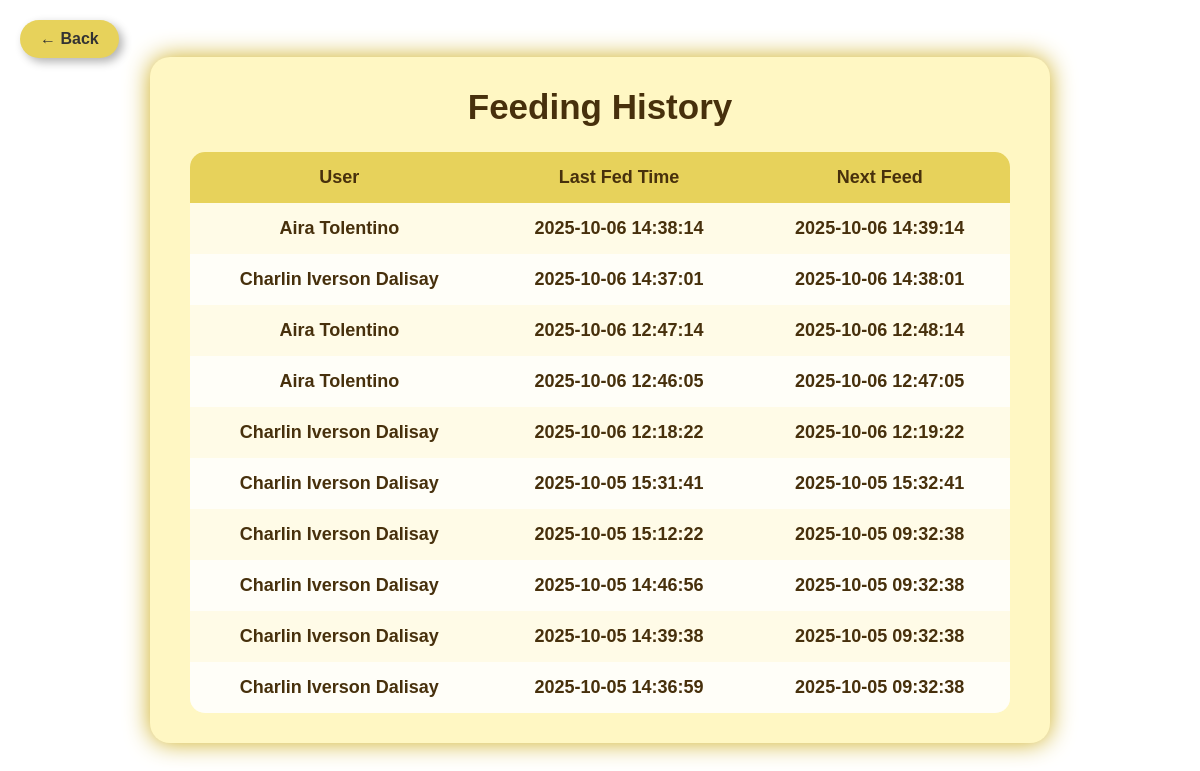
/admin/admin-feedsched.php (signed in), run on the app's committed database.
### tables this page shows
CREATE TABLE `bee_feeding_schedule` (
  `id` int(11) NOT NULL,
  `user_id` int(11) NOT NULL,
  `next_feed` datetime NOT NULL,
  `interval_minutes` int(11) NOT NULL,
  `last_fed` datetime DEFAULT NULL,
  `created_at` timestamp NOT NULL DEFAULT current_timestamp(),
  `fed_by_user_id` int(10) UNSIGNED DEFAULT NULL,
  `fed_at` datetime DEFAULT NULL
);

CREATE TABLE `users` (
  `user_id` int(10) UNSIGNED NOT NULL,
  `firstname` varchar(50) NOT NULL,
  `lastname` varchar(50) NOT NULL,
  `username` varchar(50) NOT NULL,
  `email` varchar(100) NOT NULL,
  `password_hash` varchar(255) NOT NULL,
  `birthday` date NOT NULL,
  `address` varchar(255) DEFAULT NULL,
  `contact_number` varchar(20) DEFAULT NULL,
  `created_by_admin_id` int(10) UNSIGNED DEFAULT NULL,
  `created_at` timestamp NOT NULL DEFAULT current_timestamp(),
  `status` enum('active','inactive') DEFAULT 'active',
  `reset_token` varchar(255) DEFAULT NULL,
  `reset_expires` datetime DEFAULT NULL
);

### admin/admin-feedsched.php (the view, shortened to what this page needs)
<?php
require_once "../config.php";
$sql = "SELECT u.firstname, u.lastname, f.next_feed, f.fed_at
        FROM bee_feeding_schedule f
        JOIN users u ON f.fed_by_user_id = u.user_id
        ORDER BY f.fed_at DESC LIMIT 10";
$res = mysqli_query($link, $sql);
?>
<!DOCTYPE html>
<html lang="en">
<head>
</head>
<body>
<a href="admin-dashboard.php" class="back-btn">← Back</a>
<div class="container">
  <h2>Feeding History</h2>
  <table class="table">
    <thead>
      <tr>
        <th>User</th>
        <th>Last Fed Time</th>
        <th>Next Feed</th>
      </tr>
    </thead>
    <tbody>
      <?php if ($res && mysqli_num_rows($res) > 0): ?>
        <?php while($row = mysqli_fetch_assoc($res)): ?>
          <tr>
            <td><?= htmlspecialchars($row['firstname'] . ' ' . $row['lastname']) ?></td>
            <td><?= htmlspecialchars($row['fed_at'] ?: '—') ?></td>
            <td><?= htmlspecialchars($row['next_feed'] ?: '—') ?></td>
          </tr>
        <?php endwhile; ?>
      <?php else: ?>
        <tr>
          <td colspan="3" style="color:#888; font-weight:bold;">No feeding records found</td>
        </tr>
      <?php endif; ?>
    </tbody>
  </table>
</div>
</body>
</html>

### admin/admin-feedsched.php (style rules this page uses)
* { box-sizing: border-box; margin: 0; padding: 0; font-family: Raleway, sans-serif; }
body { min-height: 100vh; display: flex; align-items: center; justify-content: center; position: relative; flex-direction: column; padding: 40px 0; }
body::before { content: ""; position: absolute; top: 0; left: 0; right: 0; bottom: 0; background-image: url("https://beeswiki.com/wp-content/uploads/2023/03/Are-there-stingless-bees-1024x683.png"); background-size: cover; background-position: center; filter: brightness(25%); z-index: -1; }
.container { width: 85%; max-width: 900px; background: #fff7c3ff; border-radius: 20px; box-shadow: 0px 0px 24px #ceae1fff; padding: 30px 40px; animation: fadeIn 1s ease-in-out; }
h2 { text-align: center; color: #47300cff; font-size: 35px; margin-bottom: 25px; }
.table { width: 100%; border-collapse: collapse; background: rgba(255, 255, 255, 0.6); border-radius: 15px; overflow: hidden; }
.table th, .table td { padding: 15px 18px; text-align: center; font-size: 18px; }
.table thead { background-color: #e7d25bff; color: #47300cff; }
.table tbody tr:nth-child(even) { background: rgba(255, 255, 255, 0.7); }
.table td { color: #47300cff; font-weight: 600; }
.back-btn { position: absolute; top: 20px; left: 20px; padding: 10px 20px; font-size: 1rem; font-weight: bold; color: #333; background: #e7d25bff; border-radius: 20px; text-decoration: none; box-shadow: 4px 4px 10px rgba(0,0,0,0.3); transition: background 0.3s ease, transform 0.2s ease; z-index: 1000; }

### data on the page
bee_feeding_schedule: fed_by_user.lastname "Aira Tolentino", fed_at "2025-10-06 14:38:14", next_feed "2025-10-06 14:39:14"
bee_feeding_schedule: fed_by_user.lastname "Charlin Iverson Dalisay", fed_at "2025-10-06 14:37:01", next_feed "2025-10-06 14:38:01"
bee_feeding_schedule: fed_by_user.lastname "Aira Tolentino", fed_at "2025-10-06 12:47:14", next_feed "2025-10-06 12:48:14"
bee_feeding_schedule: fed_by_user.lastname "Aira Tolentino", fed_at "2025-10-06 12:46:05", next_feed "2025-10-06 12:47:05"
bee_feeding_schedule: fed_by_user.lastname "Charlin Iverson Dalisay", fed_at "2025-10-06 12:18:22", next_feed "2025-10-06 12:19:22"
bee_feeding_schedule: fed_by_user.lastname "Charlin Iverson Dalisay", fed_at "2025-10-05 15:31:41", next_feed "2025-10-05 15:32:41"
bee_feeding_schedule: fed_by_user.lastname "Charlin Iverson Dalisay", fed_at "2025-10-05 15:12:22", next_feed "2025-10-05 09:32:38"
bee_feeding_schedule: fed_by_user.lastname "Charlin Iverson Dalisay", fed_at "2025-10-05 14:46:56", next_feed "2025-10-05 09:32:38"
bee_feeding_schedule: fed_by_user.lastname "Charlin Iverson Dalisay", fed_at "2025-10-05 14:39:38", next_feed "2025-10-05 09:32:38"
bee_feeding_schedule: fed_by_user.lastname "Charlin Iverson Dalisay", fed_at "2025-10-05 14:36:59", next_feed "2025-10-05 09:32:38"
